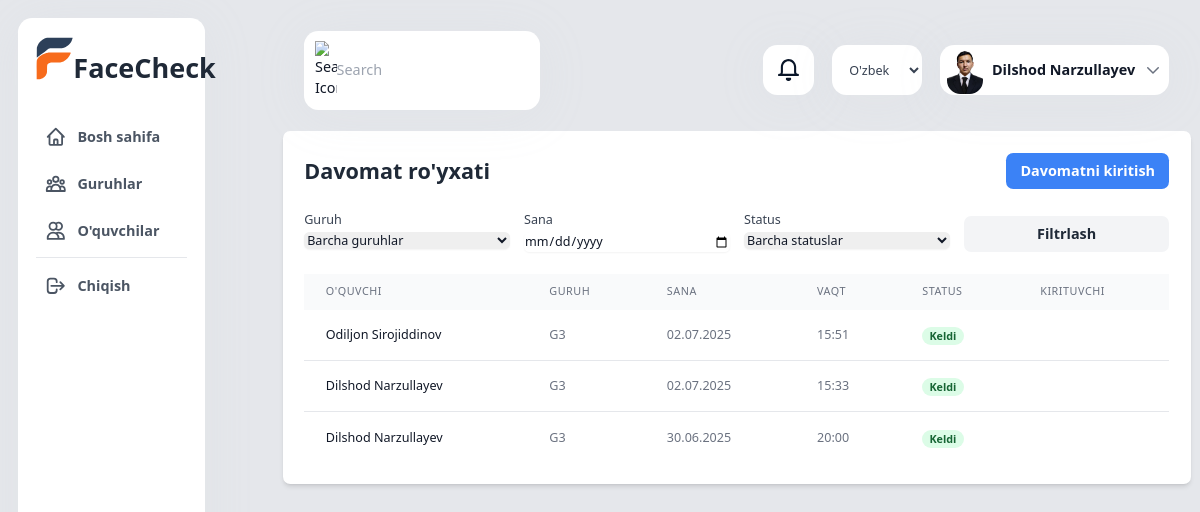
Page /uz/attendance/ (signed in) on the committed database.
### app/models.py (models this page shows, shortened)
class CustomUser(AbstractUser):
    USER_TYPE_CHOICES = (
        ('super_admin', 'Super Admin'),
        ('management', 'Rahbariyat'),
        ('teacher', 'O\'qituvchi'),
        ('student', 'O\'quvchi'),
        ('parent', 'Ota-ona'),
    )
    user_type = models.CharField(max_length=20, choices=USER_TYPE_CHOICES)
    phone_number = models.CharField(max_length=15, blank=True)
    profile_image = models.ImageField(upload_to='profile_pictures/', null=False, blank=False)
    face_encoding = models.BinaryField(null=True, blank=True)
    class Meta:
        verbose_name = _('Foydalanuvchi')
        verbose_name_plural = _('Foydalanuvchilar')

class Attendance(models.Model):
    ATTENDANCE_STATUS = (
        ('present', 'Keldi'),
        ('absent', 'Kelmadi'),
        ('late', 'Kechikdi'),
        ('excused', 'Sababli'),
    )
    student = models.ForeignKey(Student, on_delete=models.CASCADE, related_name='attendances')
    group = models.ForeignKey(Group, on_delete=models.CASCADE, related_name='attendances')
    date = models.DateField(_('Sana'))
    time = models.TimeField(_('Vaqt'))
    status = models.CharField(max_length=10, choices=ATTENDANCE_STATUS)
    marked_by = models.ForeignKey(CustomUser, on_delete=models.SET_NULL, null=True)
    face_confidence = models.FloatField(_('Yuz aniqlash ishonchliligi'), null=True)
    note = models.TextField(_('Izoh'), blank=True)
    created_at = models.DateTimeField(auto_now_add=True)
    class Meta:
        verbose_name = _('Davomat')
        verbose_name_plural = _('Davomatlar')
        unique_together = ['student', 'group', 'date']

class Student(models.Model):
    user = models.OneToOneField(CustomUser, on_delete=models.CASCADE)
    groups = models.ManyToManyField(Group, related_name='students')
    parents = models.ManyToManyField(CustomUser, related_name='children')
    student_id = models.CharField(_("O'quvchi ID"), max_length=20, unique=True)
    class Meta:
        verbose_name = _("O'quvchi")
        verbose_name_plural = _("O'quvchilar")

class Group(models.Model):
    name = models.CharField(_('Nomi'), max_length=100)
    department = models.ForeignKey(Department, on_delete=models.CASCADE, related_name='groups')
    teacher = models.ForeignKey(CustomUser, on_delete=models.SET_NULL, null=True, related_name='teaching_groups')
    start_date = models.DateField(_('Boshlanish sanasi'))
    end_date = models.DateField(_('Tugash sanasi'))
    active = models.BooleanField(_('Faol'), default=True)
    created_at = models.DateTimeField(auto_now_add=True)
    class Meta:
        verbose_name = _('Guruh')
        verbose_name_plural = _('Guruhlar')
        ordering = ['-created_at']

### app/views.py (the view)
# urls.py: path('attendance/', views.attendance_list, name='attendance_list'),
@login_required
def attendance_list(request):
    group_id = request.GET.get('group')
    date = request.GET.get('date')
    status = request.GET.get('status')
    attendances = Attendance.objects.select_related('student__user', 'group').all()
    if group_id:
        attendances = attendances.filter(group_id=group_id)
    if date:
        attendances = attendances.filter(date=date)
    if status:
        attendances = attendances.filter(status=status)
    attendances = attendances.order_by('-date', '-time')
    groups = Group.objects.filter(active=True)
    return render(request, 'attendance/list.html', {
        'attendances': attendances,
        'groups': groups,
        'selected_group': group_id,
        'selected_date': date,
        'selected_status': status,
        'status_choices': Attendance.ATTENDANCE_STATUS
    })

### app/context_processors.py (called while the page is built)
def camera_status(request):
    context = {}
    if request.user.is_authenticated and (request.user.is_staff or request.user.is_superuser):
        context['active_camera_count'] = Camera.objects.filter(active=True).count()
    return context

### app/templates/attendance/list.html (shortened to what this page needs)
{% extends 'base.html' %}
{% load i18n %}
{% block content %}
<div class="bg-white shadow-md rounded-lg p-6">
    <div class="flex justify-between items-center mb-6">
        <h2 class="text-2xl font-bold text-gray-800">{% trans "Davomat ro'yxati" %}</h2>
        <a href="{% url 'app:attendance_capture' %}" class="bg-blue-500 hover:bg-blue-600 text-white font-semibold py-2 px-4 rounded-lg transition duration-300">
            {% trans "Davomatni kiritish" %}
        </a>
    </div>
    <form method="get" class="mb-6 grid grid-cols-1 md:grid-cols-4 gap-4">
        <div>
            <label for="group" class="block text-sm font-medium text-gray-700 mb-1">{% trans "Guruh" %}</label>
            <select name="group" id="group"
                class="block w-full border-gray-300 rounded-md shadow-sm focus:ring-blue-500 focus:border-blue-500 sm:text-sm">
                <option value="">{% trans "Barcha guruhlar" %}</option>
            </select>
        </div>
        <div>
            <label for="date" class="block text-sm font-medium text-gray-700 mb-1">{% trans "Sana" %}</label>
            <input type="date" name="date" id="date"
                value="{{ selected_date|default:'' }}"
                class="block w-full border-gray-300 rounded-md shadow-sm focus:ring-blue-500 focus:border-blue-500 sm:text-sm">
        </div>
        <div>
            <label for="status" class="block text-sm font-medium text-gray-700 mb-1">{% trans "Status" %}</label>
            <select name="status" id="status"
                class="block w-full border-gray-300 rounded-md shadow-sm focus:ring-blue-500 focus:border-blue-500 sm:text-sm">
                <option value="">{% trans "Barcha statuslar" %}</option>
            </select>
        </div>
        <div class="flex items-end">
            <button type="submit"
                class="w-full bg-gray-100 hover:bg-gray-200 text-gray-800 font-semibold py-2 px-4 rounded-lg transition duration-300">
                {% trans "Filtrlash" %}
            </button>
        </div>
    </form>
    <div class="overflow-x-auto">
        <table class="min-w-full table-auto">
            <thead class="bg-gray-50">
                <tr>
                    <th class="px-6 py-3 text-left text-xs font-medium text-gray-500 uppercase tracking-wider">{% trans "O'quvchi" %}</th>
                    <th class="px-6 py-3 text-left text-xs font-medium text-gray-500 uppercase tracking-wider">{% trans "Guruh" %}</th>
                    <th class="px-6 py-3 text-left text-xs font-medium text-gray-500 uppercase tracking-wider">{% trans "Sana" %}</th>
                    <th class="px-6 py-3 text-left text-xs font-medium text-gray-500 uppercase tracking-wider">{% trans "Vaqt" %}</th>
                    <th class="px-6 py-3 text-left text-xs font-medium text-gray-500 uppercase tracking-wider">{% trans "Status" %}</th>
                    <th class="px-6 py-3 text-left text-xs font-medium text-gray-500 uppercase tracking-wider">{% trans "Kirituvchi" %}</th>
                </tr>
            </thead>
            <tbody class="bg-white divide-y divide-gray-200">
                {% for attendance in attendances %}
                <tr class="hover:bg-gray-50">
                    <td class="px-6 py-4 whitespace-nowrap text-sm font-medium text-gray-900">
                        {{ attendance.student.user.get_full_name }}
                    </td>
                    <td class="px-6 py-4 whitespace-nowrap text-sm text-gray-500">
                        {{ attendance.group.name }}
                    </td>
                    <td class="px-6 py-4 whitespace-nowrap text-sm text-gray-500">
                        {{ attendance.date|date:"d.m.Y" }}
                    </td>
                    <td class="px-6 py-4 whitespace-nowrap text-sm text-gray-500">
                        {{ attendance.time|time:"H:i" }}
                    </td>
                    <td class="px-6 py-4 whitespace-nowrap">
                        <span class="px-2 inline-flex text-xs leading-5 font-semibold rounded-full
                            {% if attendance.status == 'present' %}bg-green-100 text-green-800
                            {% elif attendance.status == 'absent' %}bg-red-100 text-red-800
                            {% elif attendance.status == 'late' %}bg-yellow-100 text-yellow-800
                            {% else %}bg-gray-100 text-gray-800{% endif %}">
                            {% for status_code, status_name in status_choices %}
                                {% if status_code == attendance.status %}{{ status_name }}{% endif %}
                            {% endfor %}
                        </span>
                    </td>
                    <td class="px-6 py-4 whitespace-nowrap text-sm text-gray-500">
                    </td>
                </tr>
                {% empty %}
                <tr>
                    <td colspan="6" class="px-6 py-4 text-center text-sm text-gray-500">
                        {% trans "Davomat ma'lumotlari topilmadi" %}
                    </td>
                </tr>
                {% endfor %}
            </tbody>
        </table>
    </div>
</div>
{% endblock %}

### app/templates/details/header.html (shortened to what this page needs)
{% load static %}
{% load i18n %}
<div class="container w-full mx-auto p-6">
    <div class="flex justify-between items-center mb-7.5">
        <div class="search-bar flex items-center bg-white rounded-2xl p-3 w-[16.375rem] shadow-[0px_6px_58px_#c3cbd61a]">
            <img src="{% static 'assets/images/img_icn_general_search.svg' %}" alt="{% trans 'Search Icon' %}" width="24" height="24" class="mr-2.75" />
            <input type="text" placeholder="{% trans 'Search' %}" class="border-none outline-none text-base text-gray-600 w-full bg-transparent" />
        </div>
        <div class="user-actions flex items-center">
            <div class="notifications bg-white rounded-2xl w-14 h-14 flex justify-center items-center mr-5 shadow-[0px_6px_58px_#c3cbd61a] cursor-pointer">
                <img src="{% static 'assets/images/img_icn_general_notifications.svg' %}" alt="{% trans 'Notifications' %}" width="24" height="24" />
            </div>
            <div class="relative flex items-center">
                <form action="{% url 'set_language' %}" method="post" class="mr-5">
                    <select name="language" onchange="this.form.submit()" class="bg-white rounded-2xl h-14 w-[100px] text-sm text-gray-700 px-4 py-1 shadow-[0px_6px_58px_#c3cbd61a] focus:outline-none hover:bg-gray-50 cursor-pointer">
                        {% get_current_language as LANGUAGE_CODE %}
                        {% get_available_languages as LANGUAGES %}
                        {% for lang in LANGUAGES %}
                            <option value="{{ lang.0 }}" {% if lang.0 == LANGUAGE_CODE %}selected{% endif %}>
                                {{ lang.1 }}
                            </option>
                        {% endfor %}
                    </select>
                </form>
                <button type="button" onclick="toggleDropdown()" class="user-profile flex items-center bg-white h-14 rounded-2xl p-2 shadow-[0px_6px_58px_#c3cbd61a] hover:bg-gray-50">
                    {% if request.user.profile_image %}
                        <img src="{{ request.user.profile_image.url }}" alt="{% trans 'User Profile' %}" class="profile-pic w-[40px] rounded-[0.9375rem] mr-2.5" />
                    {% else %}
                        <span class="profile-pic w-[40px] h-[40px] rounded-[0.9375rem] mr-2.5 bg-gray-300 flex items-center justify-center text-xl text-gray-600">{{ request.user.get_full_name|make_list|first|upper }}</span>
                    {% endif %}
                    <span class="text-base font-bold text-gray-900 mr-2.5">{{ user.get_full_name }}</span>
                    <svg class="w-5 h-5 text-gray-500" fill="none" stroke="currentColor" viewBox="0 0 24 24">
                        <path stroke-linecap="round" stroke-linejoin="round" stroke-width="2" d="M19 9l-7 7-7-7" />
                    </svg>
                </button>
            </div>
        </div>
    </div>
</div>

### app/templates/base.html (style rules this page uses)
body { zoom: 0.9; -moz-transform: scale(0.9); -moz-transform-origin: 0 0; }

### rows in the picture
CustomUser: user.profile_image (picture), get_full_name "Dilshod Narzullayev"
Attendance: student.user.get_full_name "Odiljon Sirojiddinov", group.name "G3", date "02.07.2025", time "15:51", status_choices "Keldi"
Attendance: student.user.get_full_name "Dilshod Narzullayev", group.name "G3", date "02.07.2025", time "15:33", status_choices "Keldi"
Attendance: student.user.get_full_name "Dilshod Narzullayev", group.name "G3", date "30.06.2025", time "20:00", status_choices "Keldi"

### other values in the picture
form field language "O'zbek tili"
